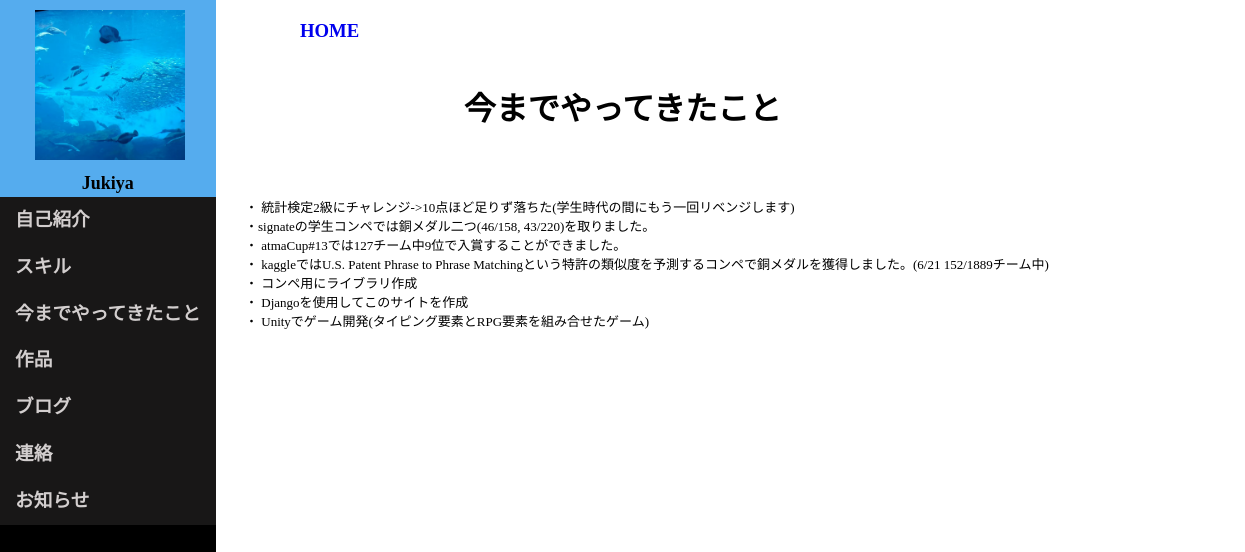
Page /experience/ on the earlier database version.
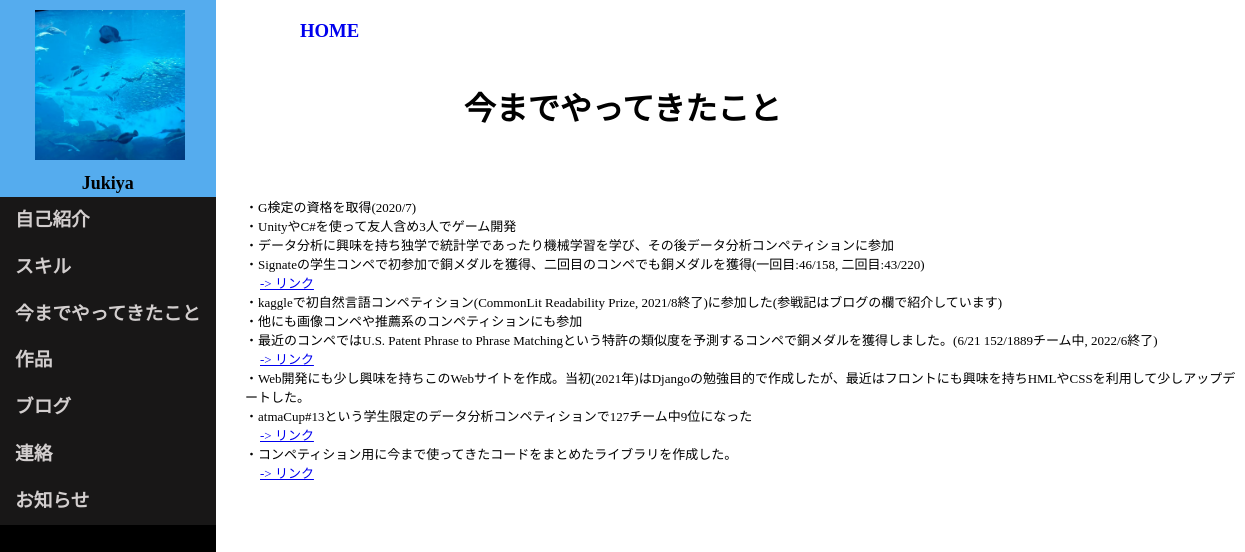
Same page on the later database version.
### myapp/models.py (models this page shows)
class ExperienceModel(models.Model):
    summary = models.TextField(max_length=300, blank=True)
    url = models.URLField(blank=True)

### myapp/views.py (the view)
# urls.py: path("experience/", views.ExperienceView.as_view(), name="experience"),
class ExperienceView(View):
    def get(self, request, *args, **kwargs):
        experience_data = ExperienceModel.objects.all()
        return render(request, "myapp/experience.html", {"experience_data":experience_data})

### myapp/templates/myapp/experience.html (shortened to what this page needs)
<!DOCTYPE html>
{% load static %}
<html lang="en">
    <head>
        <link rel="stylesheet" type="text/css" href="{% static 'css/experience.css' %}">
        <div class="header">
            <div class="profile">
                <img src="/media/img/upload/my_favorite_photo.jpg" , alt="profile_icon" , width="150" , height="150">
                <h1><font color="black">Jukiya</font></h1>
            </div>
            <div class="page_link">
                <h3 id="introduction">自己紹介</h3>
                <h3 id="skill">スキル</h3>
                <h3 id="experience">今までやってきたこと</h3>
                <h3 id="works">作品</h3>
                <h3 id="blog">ブログ</h3>
                <h3 id="contact">連絡</h3>
                <h3 id="news">お知らせ</h3>
            </div>
        </div>
    </head>
    <body>
        <div class="title">
            <a href="{% url 'myapp:home' %}"><h3>HOME</h3></a>
            <h1 class="experience">今までやってきたこと</h1>
        </div>
        <div class="experience_content", id="experiencecontent">
            {% for exp in experience_data %}
            <ul class="exp">
                <p>{{ exp.summary | linebreaks }}</p>
                {% if exp.url != ""%}
                <li><a href={{exp.url}} target="_blank">-> リンク</a><li>
                {%  endif %}
            </ul>
            {% endfor %}
        </div>
    </body>
</html>

### myapp/static/css/experience.css (style rules this page uses)
* { margin: 0; padding: 0; }
.header { float: left; width: -webkit-max-content; width: -moz-max-content; width: max-content; min-height: 100vh; position: fixed; background-color: black; }
.profile { background-color: #55acee; }
.profile img { height: 150px; width: 150px; -o-object-fit: cover; object-fit: cover; display: block; padding: 10px 10px 10px 35px; }
.profile h1 { text-align: center; font-size: large; line-height: 1.5; }
.page_link { background-color: #181717; line-height: 2.5; }
.page_link h3 { padding-left: 15px; padding-right: 15px; color: rgb(210, 206, 206); cursor: pointer; }
.title h1 { padding-top: 0%; font-size: xx-large; text-align: center; line-height: 175px; color: #000000; }
.title h3 { display: inline-block; padding-left: 300px; transform: translateY(20px); }
.title a { text-decoration: none; }
.experience_content { padding-left: 225px; }
.experience_content li { list-style: none; }
.experience_content p { padding-left: 20px; font-size: small; }
.exp li { font-size: small; transform: translateX(35px); }

Differences in the rows shown:
changed ExperienceModel: summary "・ 統計検定2級にチャレンジ->10点ほど足りず落ちた(学生時代の間にもう一回リベンジします)" → "・G検定の資格を取得(2020/7)"
changed ExperienceModel: summary "・signateの学生コンペでは銅メダル二つ(46/158, 43/220)を取りました。" → "・UnityやC#を使って友人含め3人でゲーム開発"
changed ExperienceModel: summary "・ atmaCup#13では127チーム中9位で入賞することができました。" → "・データ分析に興味を持ち独学で統計学であったり機械学習を学び、その後データ分析コンペティションに参加"
changed ExperienceModel: summary "・ kaggleではU.S. Patent Phrase to Phrase Matchingという特許の類似度を予測するコンペで銅メダルを獲得しました。(6/21 152/1889チーム中)" → "・Signateの学生コンペで初参加で銅メダルを獲得、二回目のコンペでも銅メダルを獲得(一回目:46/158, 二回目:43/220)"; now shows "-> リンク"
changed ExperienceModel: summary "・ コンペ用にライブラリ作成" → "・kaggleで初自然言語コンペティション(CommonLit Readability Prize, 2021/8終了)に参加した(参戦記はブログの欄で紹介しています) ・他にも画像コンペや推薦系のコンペティションにも参加 ・最近のコンペではU.S. Patent Phrase to Phrase Matchingという特許の類似度を予測するコンペで銅メダルを獲得しました。(6/21 152/1889チーム中, 2022/6終了)"; now shows "-> リンク"
changed ExperienceModel: summary "・ Djangoを使用してこのサイトを作成" → "・Web開発にも少し興味を持ちこのWebサイトを作成。当初(2021年)はDjangoの勉強目的で作成したが、最近はフロントにも興味を持ちHMLやCSSを利用して少しアップデートした。"
changed ExperienceModel: summary "・ Unityでゲーム開発(タイピング要素とRPG要素を組み合せたゲーム)" → "・atmaCup#13という学生限定のデータ分析コンペティションで127チーム中9位になった"; now shows "-> リンク"
added ExperienceModel: summary "・コンペティション用に今まで使ってきたコードをまとめたライブラリを作成した。"
